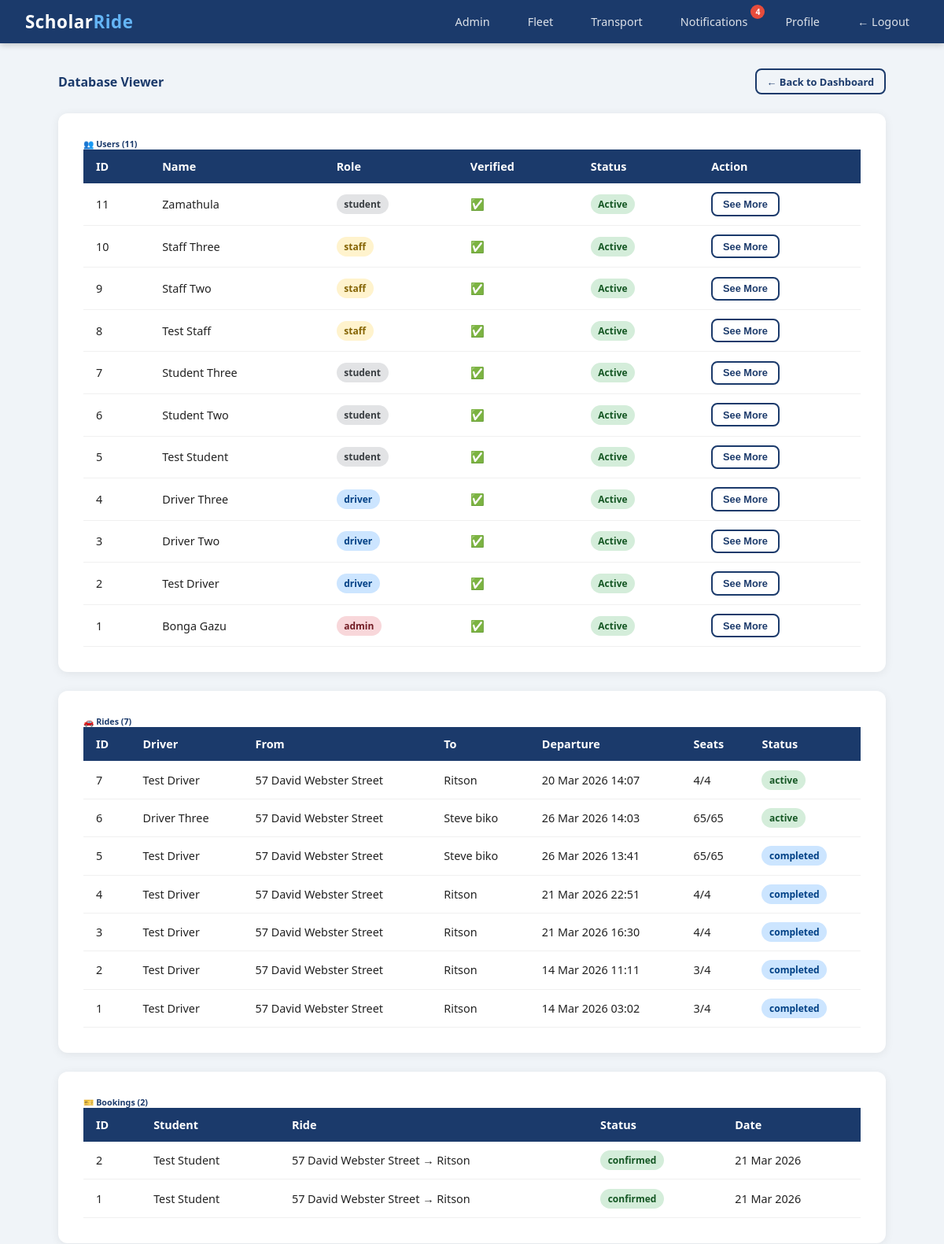
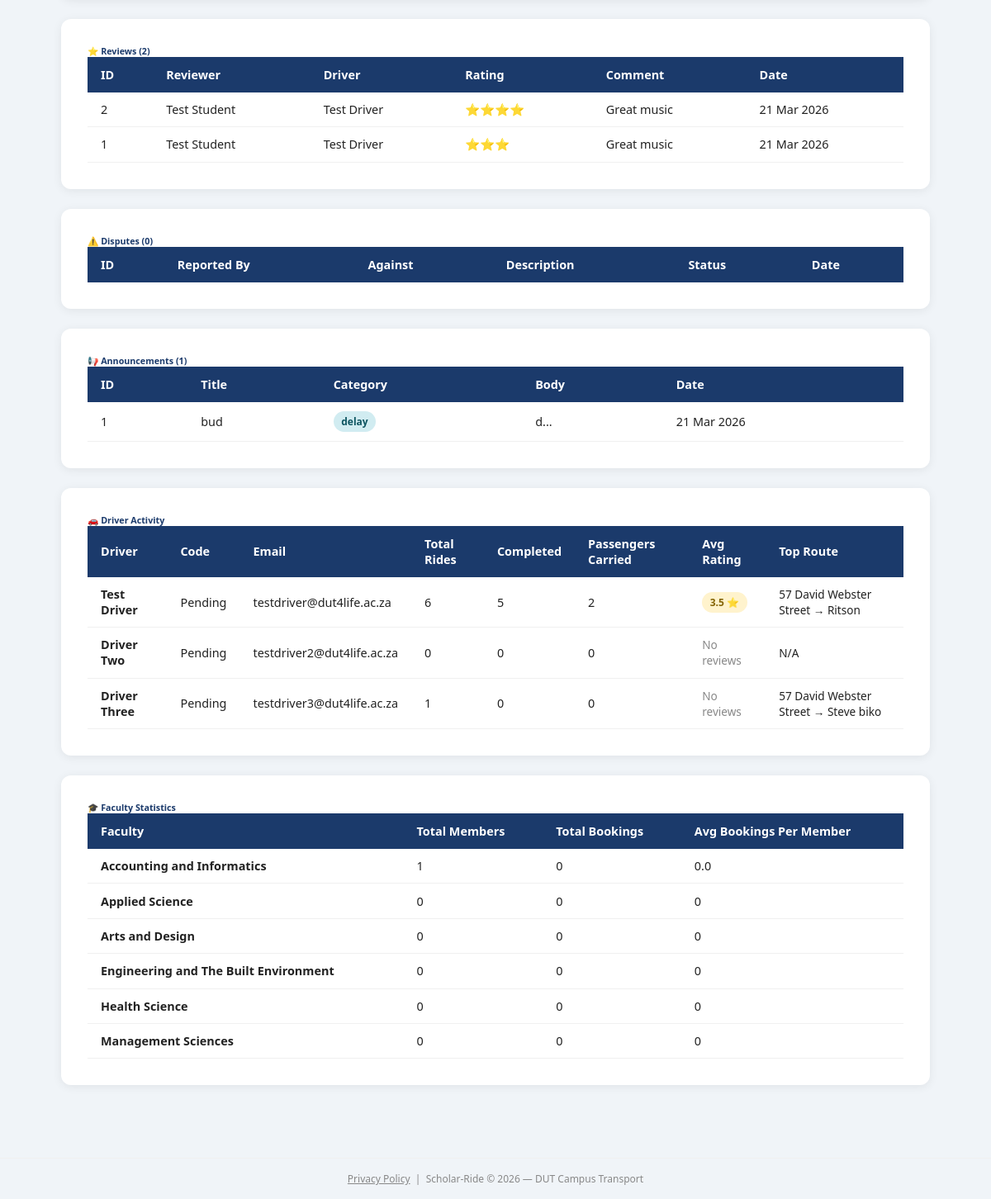
Page /admin/database (signed in) on the committed database (2 pictures, top to bottom).
### scholar_ride/models.py (models this page shows)
class User(db.Model, UserMixin):
    id = db.Column(db.Integer, primary_key=True)
    student_number = db.Column(db.String(20), unique=True, nullable=True)
    staff_number = db.Column(db.String(20), unique=True, nullable=True)
    full_name = db.Column(db.String(100), nullable=False)
    email = db.Column(db.String(120), unique=True, nullable=False)
    phone = db.Column(db.String(20), nullable=False)
    password_hash = db.Column(db.String(128), nullable=False)
    role = db.Column(db.String(20), default='student')
    department = db.Column(db.String(100), nullable=True)
    verified = db.Column(db.Boolean, default=False)
    approval_status = db.Column(db.String(20), default='pending')
    otp = db.Column(db.String(6), nullable=True)
    created_at = db.Column(db.DateTime, default=datetime.utcnow)
    driver_code = db.Column(db.String(20), nullable=True)
    rides = db.relationship('Ride', backref='driver', lazy=True)
    bookings = db.relationship('Booking', backref='student', lazy=True)
    session_token = db.Column(db.String(100), nullable=True)

class Ride(db.Model):
    id = db.Column(db.Integer, primary_key=True)
    driver_id = db.Column(db.Integer, db.ForeignKey('user.id'), nullable=False)
    origin = db.Column(db.String(200), nullable=False)
    destination = db.Column(db.String(200), nullable=False)
    departure_time = db.Column(db.DateTime, nullable=False)
    available_seats = db.Column(db.Integer, nullable=False)
    total_seats = db.Column(db.Integer, nullable=False)
    status = db.Column(db.String(20), default='active')
    created_at = db.Column(db.DateTime, default=datetime.utcnow)
    bookings = db.relationship('Booking', backref='ride', lazy=True)
    vehicle_type = db.Column(db.String(50), nullable=True)
    vehicle_model = db.Column(db.String(100), nullable=True)
    registration_number = db.Column(db.String(20), nullable=True)
    completed_at = db.Column(db.DateTime, nullable=True)
    bus_number = db.Column(db.String(20), nullable=True)

class Booking(db.Model):
    id = db.Column(db.Integer, primary_key=True)
    ride_id = db.Column(db.Integer, db.ForeignKey('ride.id'), nullable=False)
    student_id = db.Column(db.Integer, db.ForeignKey('user.id'), nullable=False)
    booking_date = db.Column(db.DateTime, default=datetime.utcnow)
    status = db.Column(db.String(20), default='pending')

class Review(db.Model):
    id = db.Column(db.Integer, primary_key=True)
    ride_id = db.Column(db.Integer, db.ForeignKey('ride.id'), nullable=False)
    reviewer_id = db.Column(db.Integer, db.ForeignKey('user.id'), nullable=False)
    driver_id = db.Column(db.Integer, db.ForeignKey('user.id'), nullable=False)
    rating = db.Column(db.Integer, nullable=False)
    comment = db.Column(db.Text, nullable=True)
    created_at = db.Column(db.DateTime, default=datetime.utcnow)
    reviewer = db.relationship('User', foreign_keys=[reviewer_id])
    driver = db.relationship('User', foreign_keys=[driver_id])

class Announcement(db.Model):
    id = db.Column(db.Integer, primary_key=True)
    admin_id = db.Column(db.Integer, db.ForeignKey('user.id'), nullable=False)
    title = db.Column(db.String(200), nullable=False)
    body = db.Column(db.Text, nullable=False)
    category = db.Column(db.String(50))
    created_at = db.Column(db.DateTime, default=sast_now)

### scholar_ride/routes/admin.py (the view)
@admin.route('/admin/database')
@login_required
@admin_required
def database_viewer():
    from scholar_ride.models import Review
    from sqlalchemy import func
    users = User.query.order_by(User.created_at.desc()).all()
    rides = Ride.query.order_by(Ride.created_at.desc()).all()
    bookings = Booking.query.order_by(Booking.booking_date.desc()).all()
    reviews = Review.query.order_by(Review.created_at.desc()).all()
    disputes = Dispute.query.order_by(Dispute.created_at.desc()).all()
    announcements = Announcement.query.order_by(Announcement.created_at.desc()).all()
    user_booking_counts = {}
    for u in users:
        count = Booking.query.filter_by(student_id=u.id).count()
        user_booking_counts[u.id] = count
    driver_stats = []
    drivers = User.query.filter_by(role='driver').all()
    for driver in drivers:
        total_rides = Ride.query.filter_by(driver_id=driver.id).count()
        completed_rides = Ride.query.filter_by(driver_id=driver.id, status='completed').count()
        total_passengers = db.session.query(func.count(Booking.id)).join(
            Ride, Ride.id == Booking.ride_id
        ).filter(
            Ride.driver_id == driver.id,
            Booking.status == 'confirmed'
        ).scalar() or 0
        avg_rating = db.session.query(func.avg(Review.rating)).filter_by(
            driver_id=driver.id
        ).scalar()
        avg_rating = round(avg_rating, 1) if avg_rating else 'No reviews'
        top_route = db.session.query(
            Ride.origin, Ride.destination, func.count(Ride.id).label('cnt')
        ).filter_by(driver_id=driver.id).group_by(
            Ride.origin, Ride.destination
        ).order_by(func.count(Ride.id).desc()).first()
        driver_stats.append({
            'driver': driver,
            'total_rides': total_rides,
            'completed_rides': completed_rides,
            'total_passengers': total_passengers,
            'avg_rating': avg_rating,
            'top_route': f"{top_route.origin} → {top_route.destination}" if top_route else 'N/A'
        })
    faculties = db.session.query(
        User.department,
        func.count(User.id).label('member_count')
    ).filter(
        User.role.in_(['student', 'staff']),
        User.department != None
    ).group_by(User.department).all()
    all_faculties = [
        'Accounting and Informatics',
        'Applied Science',
        'Arts and Design',
        'Engineering and The Built Environment',
        'Health Science',
        'Management Sciences'
    ]
    faculty_stats = []
    for faculty in all_faculties:
        member_count = User.query.filter(
            User.role.in_(['student', 'staff']),
            User.department == faculty
        ).count()
        total_bookings = db.session.query(func.count(Booking.id)).join(
            User, User.id == Booking.student_id
        ).filter(
            User.department == faculty
        ).scalar() or 0
        faculty_stats.append({
            'faculty': faculty,
            'member_count': member_count,
            'total_bookings': total_bookings
        })
    return render_template('admin/database.html',
        users=users,
        rides=rides,
        bookings=bookings,
        reviews=reviews,
        disputes=disputes,
        announcements=announcements,
        user_booking_counts=user_booking_counts,
        driver_stats=driver_stats,
        faculty_stats=faculty_stats
    )

### scholar_ride/templates/admin/database.html (shortened to what this page needs)
{% extends "base.html" %}
{% block content %}
<div class="d-flex justify-between align-center mb-4">
    <h4 style="color:#1B3A6B; margin:0;">Database Viewer</h4>
    <a href="/admin" class="btn btn-outline btn-sm">← Back to Dashboard</a>
</div>
<div class="card p-3 mb-4" style="margin-top:1.5rem;">
    <h6 style="color:#1B3A6B;" class="mb-3">👥 Users ({{ users|length }})</h6>
    <div style="overflow-x:auto;">
        <table>
            <thead>
                <tr>
                    <th>ID</th>
                    <th>Name</th>
                    <th>Role</th>
                    <th>Verified</th>
                    <th>Status</th>
                    <th>Action</th>
                </tr>
            </thead>
            <tbody>
                {% for u in users %}
                <tr>
                    <td>{{ u.id }}</td>
                    <td>{{ u.full_name }}</td>
                    <td>
                        <span class="badge
                            {% if u.role == 'admin' %}badge-danger
                            {% elif u.role == 'driver' %}badge-primary
                            {% elif u.role == 'staff' %}badge-warning
                            {% else %}badge-secondary{% endif %}">
                            {{ u.role }}
                        </span>
                    </td>
                    <td>{% if u.verified %}✅{% else %}❌{% endif %}</td>
                    <td>
                        {% if u.approval_status == 'approved' and u.verified %}
                            <span class="badge badge-success">Active</span>
                        {% elif u.approval_status == 'pending' %}
                            <span class="badge badge-warning">Pending</span>
                        {% elif u.approval_status == 'rejected' %}
                            <span class="badge badge-danger">Rejected</span>
                        {% else %}
                            <span class="badge badge-secondary">Unverified</span>
                        {% endif %}
                    </td>
                    <td>
                        <button onclick="showUser(
                            '{{ u.full_name }}',
                            '{{ u.email }}',
                            '{{ u.phone }}',
                            '{{ u.role }}',
                            '{{ u.student_number or u.staff_number or u.driver_code or "N/A" }}',
                            '{{ u.department or "N/A" }}',
                            '{{ u.approval_status }}',
                            '{{ u.created_at.strftime("%d %b %Y") }}',
                            '{{ user_booking_counts.get(u.id, 0) }}'
                        )" class="btn btn-sm btn-outline">See More</button>
                    </td>
                </tr>
                {% endfor %}
            </tbody>
        </table>
    </div>
</div>
<div class="card p-3 mb-4">
    <h6 style="color:#1B3A6B;" class="mb-3">🚗 Rides ({{ rides|length }})</h6>
    <table>
        <thead>
            <tr>
                <th>ID</th>
                <th>Driver</th>
                <th>From</th>
                <th>To</th>
                <th>Departure</th>
                <th>Seats</th>
                <th>Status</th>
            </tr>
        </thead>
        <tbody>
            {% for r in rides %}
            <tr>
                <td>{{ r.id }}</td>
                <td>{{ r.driver.full_name }}</td>
                <td>{{ r.origin }}</td>
                <td>{{ r.destination }}</td>
                <td>{{ r.departure_time.strftime('%d %b %Y %H:%M') }}</td>
                <td>{{ r.available_seats }}/{{ r.total_seats }}</td>
                <td><span class="badge
                    {% if r.status == 'active' %}badge-success
                    {% elif r.status == 'completed' %}badge-primary
                    {% elif r.status == 'cancelled' %}badge-danger
                    {% else %}badge-warning{% endif %}">
                    {{ r.status }}
                </span></td>
            </tr>
            {% endfor %}
        </tbody>
    </table>
</div>
<div class="card p-3 mb-4">
    <h6 style="color:#1B3A6B;" class="mb-3">🎫 Bookings ({{ bookings|length }})</h6>
    <table>
        <thead>
            <tr>
                <th>ID</th>
                <th>Student</th>
                <th>Ride</th>
                <th>Status</th>
                <th>Date</th>
            </tr>
        </thead>
        <tbody>
            {% for b in bookings %}
            <tr>
                <td>{{ b.id }}</td>
                <td>{{ b.student.full_name }}</td>
                <td>{{ b.ride.origin }} → {{ b.ride.destination }}</td>
                <td><span class="badge
                    {% if b.status == 'confirmed' %}badge-success
                    {% elif b.status == 'pending' %}badge-warning
                    {% else %}badge-danger{% endif %}">
                    {{ b.status }}
                </span></td>
                <td>{{ b.booking_date.strftime('%d %b %Y') }}</td>
            </tr>
            {% endfor %}
        </tbody>
    </table>
</div>
<div class="card p-3 mb-4">
    <h6 style="color:#1B3A6B;" class="mb-3">⭐ Reviews ({{ reviews|length }})</h6>
    <table>
        <thead>
            <tr>
                <th>ID</th>
                <th>Reviewer</th>
                <th>Driver</th>
                <th>Rating</th>
                <th>Comment</th>
                <th>Date</th>
            </tr>
        </thead>
        <tbody>
            {% for rv in reviews %}
            <tr>
                <td>{{ rv.id }}</td>
                <td>{{ rv.reviewer.full_name }}</td>
                <td>{{ rv.driver.full_name }}</td>
                <td>{% for i in range(rv.rating) %}⭐{% endfor %}</td>
                <td>{{ rv.comment or '—' }}</td>
                <td>{{ rv.created_at.strftime('%d %b %Y') }}</td>
            </tr>
            {% endfor %}
        </tbody>
    </table>
</div>
<div class="card p-3 mb-4">
    <h6 style="color:#1B3A6B;" class="mb-3">⚠️ Disputes ({{ disputes|length }})</h6>
    <table>
        <thead>
            <tr>
                <th>ID</th>
                <th>Reported By</th>
                <th>Against</th>
                <th>Description</th>
                <th>Status</th>
                <th>Date</th>
            </tr>
        </thead>
    </table>
</div>
<div class="card p-3 mb-4">
    <h6 style="color:#1B3A6B;" class="mb-3">📢 Announcements ({{ announcements|length }})</h6>
    <table>
        <thead>
            <tr>
                <th>ID</th>
                <th>Title</th>
                <th>Category</th>
                <th>Body</th>
                <th>Date</th>
            </tr>
        </thead>
        <tbody>
            {% for a in announcements %}
            <tr>
                <td>{{ a.id }}</td>
                <td>{{ a.title }}</td>
                <td><span class="badge badge-info">{{ a.category }}</span></td>
                <td>{{ a.body[:50] }}...</td>
                <td>{{ a.created_at.strftime('%d %b %Y') }}</td>
            </tr>
            {% endfor %}
        </tbody>
    </table>
</div>
<div class="card p-3 mb-4">
    <h6 style="color:#1B3A6B;" class="mb-3">🚗 Driver Activity</h6>
    <div style="overflow-x:auto;">
        {% if driver_stats %}
        <table>
            <thead>
                <tr>
                    <th>Driver</th>
                    <th>Code</th>
                    <th>Email</th>
                    <th>Total Rides</th>
                    <th>Completed</th>
                    <th>Passengers Carried</th>
                    <th>Avg Rating</th>
                    <th>Top Route</th>
                </tr>
            </thead>
            <tbody>
                {% for d in driver_stats %}
                <tr>
                    <td><strong>{{ d.driver.full_name }}</strong></td>
                    <td>{{ d.driver.driver_code or 'Pending' }}</td>
                    <td>{{ d.driver.email }}</td>
                    <td>{{ d.total_rides }}</td>
                    <td>{{ d.completed_rides }}</td>
                    <td>{{ d.total_passengers }}</td>
                    <td>
                        {% if d.avg_rating != 'No reviews' %}
                            <span class="badge badge-warning">{{ d.avg_rating }} ⭐</span>
                        {% else %}
                            <span class="text-muted">No reviews</span>
                        {% endif %}
                    </td>
                    <td style="font-size:0.85rem;">{{ d.top_route }}</td>
                </tr>
                {% endfor %}
            </tbody>
        </table>
        {% else %}
            <p class="text-muted">No drivers registered yet.</p>
        {% endif %}
    </div>
</div>
<div class="card p-3 mb-4">
    <h6 style="color:#1B3A6B;" class="mb-3">🎓 Faculty Statistics</h6>
    <div style="overflow-x:auto;">
        <table>
            <thead>
                <tr>
                    <th>Faculty</th>
                    <th>Total Members</th>
                    <th>Total Bookings</th>
                    <th>Avg Bookings Per Member</th>
                </tr>
            </thead>
            <tbody>
                {% for f in faculty_stats %}
                <tr>
                    <td><strong>{{ f.faculty }}</strong></td>
                    <td>{{ f.member_count }}</td>
                    <td>{{ f.total_bookings }}</td>
                    <td>
                        {% if f.member_count > 0 %}
                            {{ (f.total_bookings / f.member_count) | round(1) }}
                        {% else %}
                            0
                        {% endif %}
                    </td>
                </tr>
                {% endfor %}
            </tbody>
        </table>
    </div>
</div>
{% endblock %}

### rows in the picture
User: id "11", full_name "Zamathula", role "student", approval_status "Active", faculty "Accounting and Informatics", member_count "1", total_bookings "0", total_bookings "0.0"
User: id "10", full_name "Staff Three", role "staff", approval_status "Active"
User: id "9", full_name "Staff Two", role "staff", approval_status "Active"
User: id "8", full_name "Test Staff", role "staff", approval_status "Active"
User: id "7", full_name "Student Three", role "student", approval_status "Active"
User: id "6", full_name "Student Two", role "student", approval_status "Active"
User: id "5", full_name "Test Student", role "student", approval_status "Active"
User: id "4", full_name "Driver Three", role "driver", approval_status "Active", driver.full_name "Driver Three", driver "Pending", driver.email "testdriver3@dut4life.ac.za"
User: id "3", full_name "Driver Two", role "driver", approval_status "Active", driver.full_name "Driver Two", driver "Pending", driver.email "testdriver2@dut4life.ac.za"
User: id "2", full_name "Test Driver", role "driver", approval_status "Active", driver.full_name "Test Driver", driver "Pending", driver.email "testdriver@dut4life.ac.za"
User: id "1", full_name "Bonga Gazu", role "admin", approval_status "Active"
Ride: id "7", driver.full_name "Test Driver", origin "57 David Webster Street", destination "Ritson", departure_time "20 Mar 2026 14:07", available_seats "4", total_seats "4", status "active"
Ride: id "6", driver.full_name "Driver Three", origin "57 David Webster Street", destination "Steve biko", departure_time "26 Mar 2026 14:03", available_seats "65", total_seats "65", status "active"
Ride: id "5", driver.full_name "Test Driver", origin "57 David Webster Street", destination "Steve biko", departure_time "26 Mar 2026 13:41", available_seats "65", total_seats "65", status "completed"
Ride: id "4", driver.full_name "Test Driver", origin "57 David Webster Street", destination "Ritson", departure_time "21 Mar 2026 22:51", available_seats "4", total_seats "4", status "completed"
Ride: id "3", driver.full_name "Test Driver", origin "57 David Webster Street", destination "Ritson", departure_time "21 Mar 2026 16:30", available_seats "4", total_seats "4", status "completed"
Ride: id "2", driver.full_name "Test Driver", origin "57 David Webster Street", destination "Ritson", departure_time "14 Mar 2026 11:11", available_seats "3", total_seats "4", status "completed"
Ride: id "1", driver.full_name "Test Driver", origin "57 David Webster Street", destination "Ritson", departure_time "14 Mar 2026 03:02", available_seats "3", total_seats "4", status "completed"
Booking: id "2", student.full_name "Test Student", ride.origin "57 David Webster Street", ride.destination "Ritson", status "confirmed", booking_date "21 Mar 2026"
Booking: id "1", student.full_name "Test Student", ride.origin "57 David Webster Street", ride.destination "Ritson", status "confirmed", booking_date "21 Mar 2026"
Review: id "2", reviewer.full_name "Test Student", driver.full_name "Test Driver", rating 4 (drawn), comment "Great music", created_at "21 Mar 2026"
Review: id "1", reviewer.full_name "Test Student", driver.full_name "Test Driver", rating 3 (drawn), comment "Great music", created_at "21 Mar 2026"
Announcement: id "1", title "bud", category "delay", body "d", created_at "21 Mar 2026"

### other values in the picture
{{ unread_count }} "4"
{{ users|length }} "11"
{{ rides|length }} "7"
{{ bookings|length }} "2"
{{ reviews|length }} "2"
{{ disputes|length }} "0"
{{ announcements|length }} "1"
{{ d.total_rides }} "6" "0" "1"
{{ d.completed_rides }} "5" "0" "0"
{{ d.total_passengers }} "2" "0" "0"
{{ d.avg_rating }} "3.5"
{{ d.top_route }} "57 David Webster Street → Ritson" "N/A" "57 David Webster Street → Steve biko"
{{ f.faculty }} "Applied Science" "Arts and Design" "Engineering and The Built Environment" "Health Science" "Management Sciences"
{{ f.member_count }} "0" "0" "0" "0" "0"
{{ f.total_bookings }} "0" "0" "0" "0" "0"
